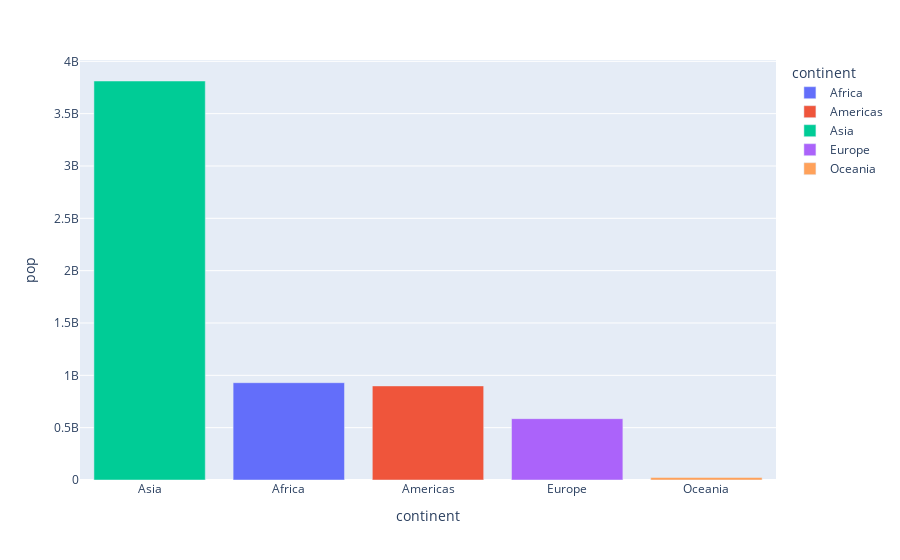

Notebook code for this chart:
### Markdown cell above
## Question 2:

Sort the order of the continent for the visualisation

Hint: Use [axis layout setting](https://plotly.com/python/reference/layout/xaxis/)

### Code cell
# YOUR CODE HERE
fig=px.bar(a, x='continent',y='pop',color='continent')

fig.update_xaxes(categoryorder='total descending')
fig.show()

### Figure 1 — Plotly figure (JSON) as saved in the notebook; plotly's stock layout.template omitted (floating-point values rounded to 4 significant figures)
{"data": [{"alignmentgroup": "True", "hovertemplate": "continent=%{x}<br>pop=%{y}<extra></extra>", "legendgroup": "Africa", "marker": {"color": "#636efa", "pattern": {"shape": ""}}, "name": "Africa", "offsetgroup": "Africa", "orientation": "v", "showlegend": true, "textposition": "auto", "type": "bar", "x": ["Africa"], "xaxis": "x", "y": [929539692], "yaxis": "y"}, {"alignmentgroup": "True", "hovertemplate": "continent=%{x}<br>pop=%{y}<extra></extra>", "legendgroup": "Americas", "marker": {"color": "#EF553B", "pattern": {"shape": ""}}, "name": "Americas", "offsetgroup": "Americas", "orientation": "v", "showlegend": true, "textposition": "auto", "type": "bar", "x": ["Americas"], "xaxis": "x", "y": [898871184], "yaxis": "y"}, {"alignmentgroup": "True", "hovertemplate": "continent=%{x}<br>pop=%{y}<extra></extra>", "legendgroup": "Asia", "marker": {"color": "#00cc96", "pattern": {"shape": ""}}, "name": "Asia", "offsetgroup": "Asia", "orientation": "v", "showlegend": true, "textposition": "auto", "type": "bar", "x": ["Asia"], "xaxis": "x", "y": [3811953827], "yaxis": "y"}, {"alignmentgroup": "True", "hovertemplate": "continent=%{x}<br>pop=%{y}<extra></extra>", "legendgroup": "Europe", "marker": {"color": "#ab63fa", "pattern": {"shape": ""}}, "name": "Europe", "offsetgroup": "Europe", "orientation": "v", "showlegend": true, "textposition": "auto", "type": "bar", "x": ["Europe"], "xaxis": "x", "y": [586098529], "yaxis": "y"}, {"alignmentgroup": "True", "hovertemplate": "continent=%{x}<br>pop=%{y}<extra></extra>", "legendgroup": "Oceania", "marker": {"color": "#FFA15A", "pattern": {"shape": ""}}, "name": "Oceania", "offsetgroup": "Oceania", "orientation": "v", "showlegend": true, "textposition": "auto", "type": "bar", "x": ["Oceania"], "xaxis": "x", "y": [24549947], "yaxis": "y"}], "layout": {"barmode": "relative", "legend": {"title": {"text": "continent"}, "tracegroupgap": 0}, "margin": {"t": 60}, "xaxis": {"anchor": "y", "categoryarray": ["Africa", "Americas", "Asia", "Europe", "Oceania"], "categoryorder": "total descending", "domain": [0, 1], "title": {"text": "continent"}}, "yaxis": {"anchor": "x", "domain": [0, 1], "title": {"text": "pop"}}}}
